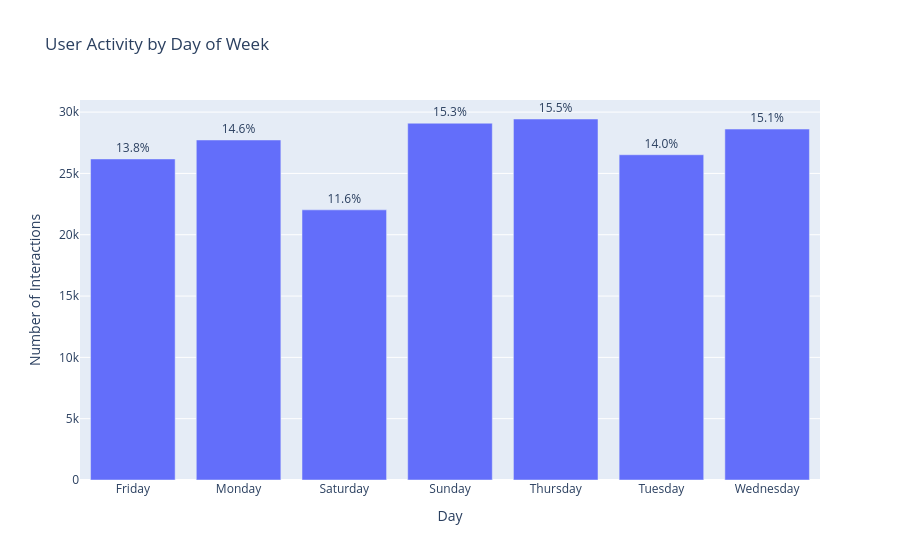

Here is the notebook cell this chart was saved with:
### Markdown cell above
##### 8.1 Activity by Day of Week

### Code cell
activity_weekday = (
    df_time_features
    .with_columns([
        pl.col("first_timestamp_dt").dt.strftime("%A").alias("weekday_name")
    ])
    .group_by("weekday_name")
    .agg(pl.len().alias("count"))
    .with_columns(
        (pl.col("count") / pl.col("count").sum() * 100).round(1).alias("percentage")
    )
    .sort("weekday_name")
)

# Create a label with both count and percentage
activity_weekday_df = activity_weekday.to_pandas()
activity_weekday_df["label"] = activity_weekday_df["percentage"].astype(str) + "%"

fig = px.bar(
    activity_weekday_df,
    x="weekday_name",
    y="count",
    title="User Activity by Day of Week",
    labels={"count": "Number of Interactions", "weekday_name": "Day"},
    text="label"
)
fig.update_traces(textposition='outside')
fig.show()

### Figure 1 — Plotly figure (JSON) as saved in the notebook; plotly's stock layout.template omitted (floating-point values rounded to 4 significant figures)
{"data": [{"hovertemplate": "Day=%{x}<br>Number of Interactions=%{y}<br>label=%{text}<extra></extra>", "legendgroup": "", "marker": {"color": "#636efa", "pattern": {"shape": ""}}, "name": "", "orientation": "v", "showlegend": false, "text": ["13.8%", "14.6%", "11.6%", "15.3%", "15.5%", "14.0%", "15.1%"], "textposition": "outside", "type": "bar", "x": ["Friday", "Monday", "Saturday", "Sunday", "Thursday", "Tuesday", "Wednesday"], "xaxis": "x", "y": [26180, 27727, 22029, 29092, 29437, 26522, 28616], "yaxis": "y"}], "layout": {"barmode": "relative", "legend": {"tracegroupgap": 0}, "title": {"text": "User Activity by Day of Week"}, "xaxis": {"anchor": "y", "domain": [0, 1], "title": {"text": "Day"}}, "yaxis": {"anchor": "x", "domain": [0, 1], "title": {"text": "Number of Interactions"}}}}
